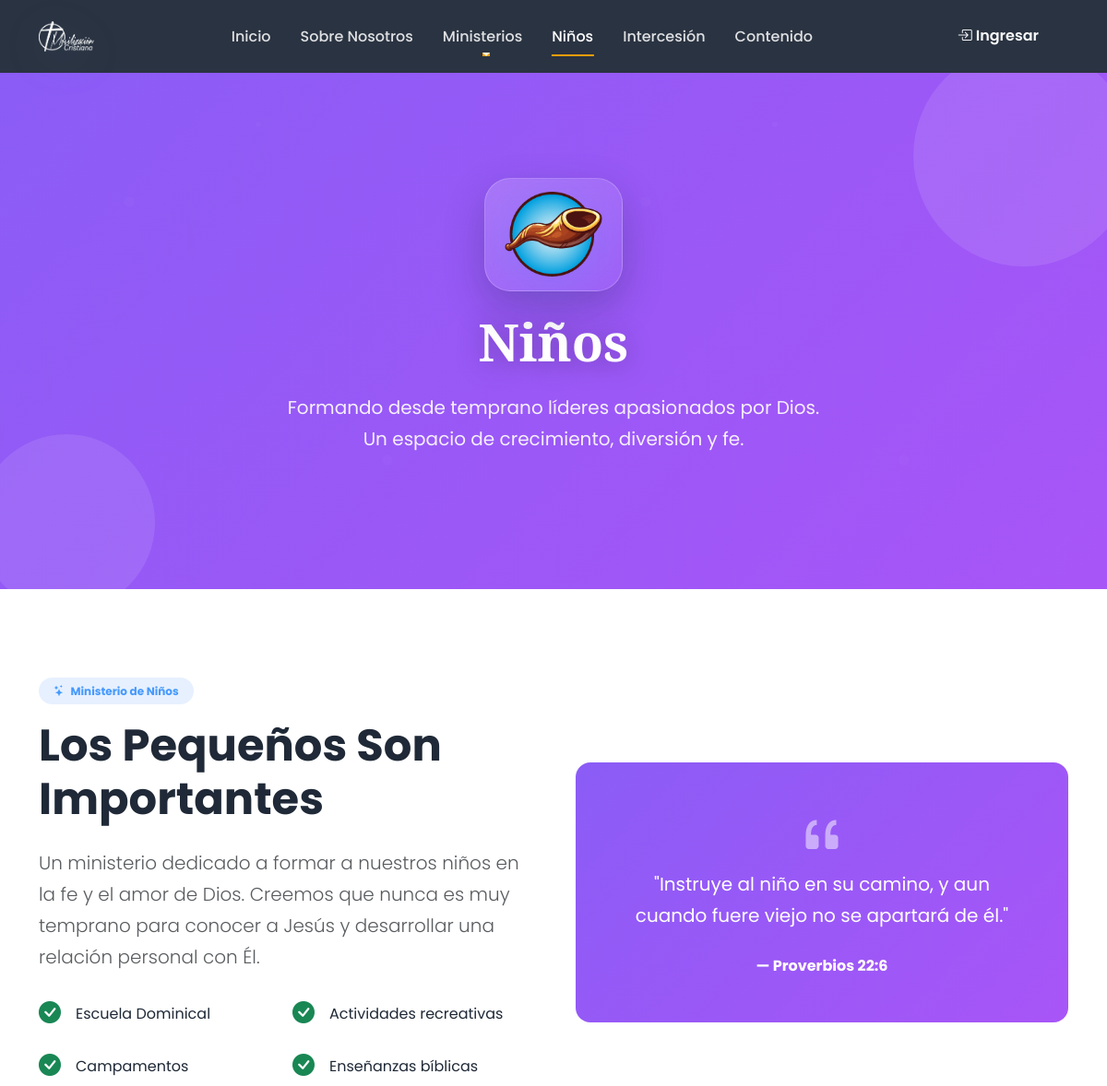
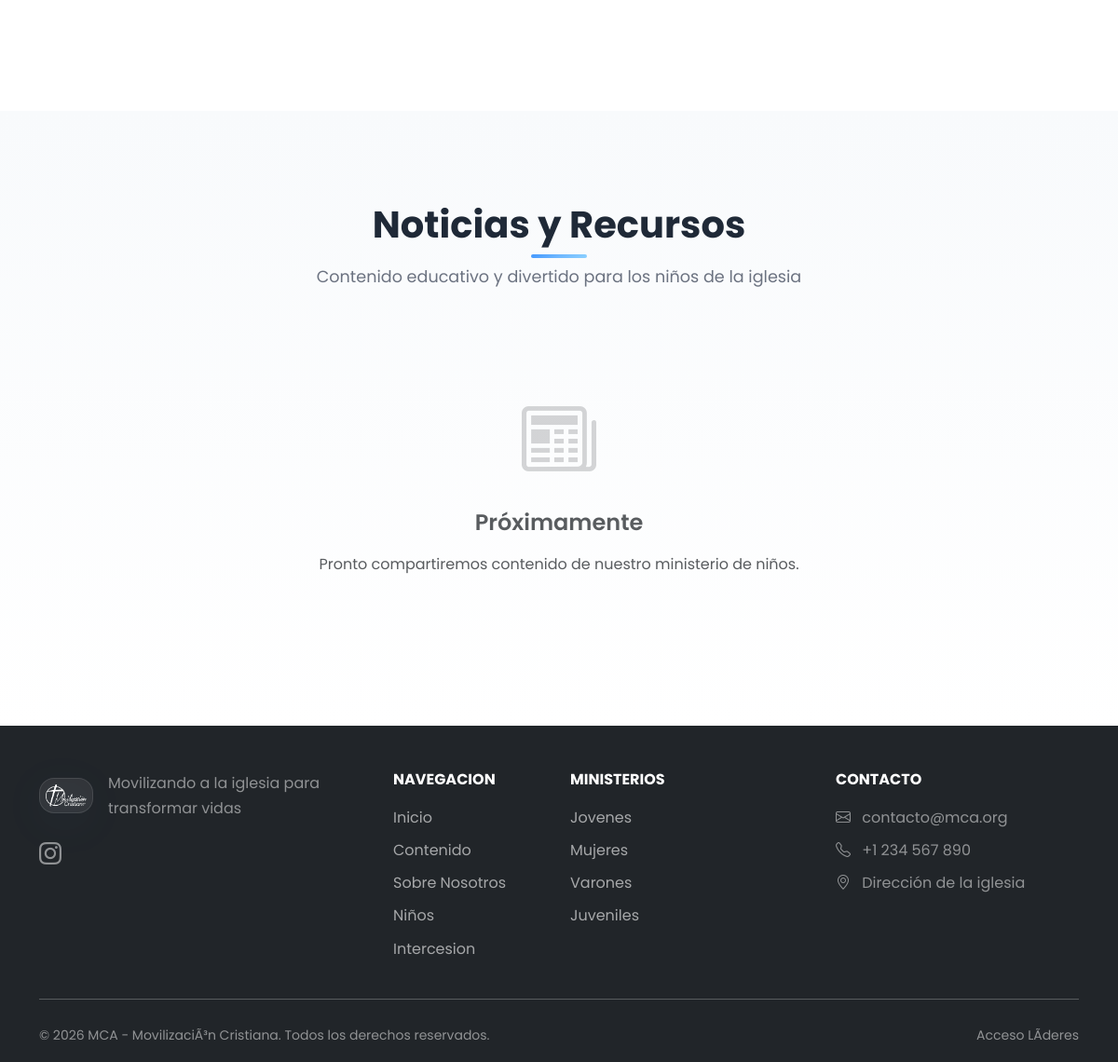
The page /MCA/niños.php on the database its author committed (2 pictures, top to bottom).
### tables this page shows
CREATE TABLE `seccion_config` (
  `id` int(11) NOT NULL,
  `seccion_key` varchar(50) NOT NULL,
  `header_image_url` varchar(255) DEFAULT NULL,
  `header_title` varchar(255) DEFAULT NULL,
  `header_subtitle` text DEFAULT NULL,
  `updated_at` timestamp NOT NULL DEFAULT current_timestamp() ON UPDATE current_timestamp()
);

### MCA/includes/functions.php (called while the page is built, shortened)
<?php
function sanitize($input) {
    return htmlspecialchars(trim($input), ENT_QUOTES, 'UTF-8');
}
function getSectionConfig($sectionKey, $refresh = false) {
    try {
        $pdo = getConnection();
        $stmt = $pdo->prepare("SELECT * FROM seccion_config WHERE seccion_key = ?");
        $stmt->execute([$sectionKey]);
        $config = $stmt->fetch(PDO::FETCH_ASSOC);
        if ($config) {
            return $config;
        }
    } catch (Exception $e) {
    }
    return [];
}

### MCA/niños.php (the view, shortened to what this page needs)
<?php
$seccion = 'niños';
require_once __DIR__ . '/includes/header.php';
$publicaciones = getPublications($seccion, 12);
$sectionConfig = getSectionConfig($seccion);
$heroStyle = 'min-height: 50vh; background: linear-gradient(135deg, #8b5cf6 0%, #a855f7 100%);';
$heroTitle = $sectionConfig['header_title'] ?? 'Niños';
$heroSubtitle = $sectionConfig['header_subtitle'] ?? 'Formando desde temprano líderes apasionados por Dios. Un espacio de crecimiento, diversión y fe.';
?>
<section class="hero-section text-white" style="<?= $heroStyle ?>">
    <div class="floating-shapes">
        <div class="shape"></div>
        <div class="shape"></div>
    </div>
    <div class="container">
        <div class="row align-items-center justify-content-center text-center" style="min-height: 50vh;">
            <div class="col-lg-8 hero-content" data-aos="fade-up">
                <div class="section-hero-logo">
                    <img src="<?= BASE_URL ?>/uploads/logos/ni%C3%B1os.png" alt="Logo Niños" class="site-logo section-logo-image">
                </div>
                <h1 class="hero-title display-heading"><?= sanitize($heroTitle) ?></h1>
                <p class="hero-subtitle mx-auto">
                    <?= sanitize($heroSubtitle) ?>
                </p>
            </div>
        </div>
    </div>
</section>
<section class="py-5">
    <div class="container py-5">
        <div class="row align-items-center g-5">
            <div class="col-lg-6" data-aos="fade-right">
                <span class="badge bg-primary bg-opacity-10 text-primary mb-3 px-3 py-2 rounded-pill">
                    <i class="bi bi-stars me-1"></i> Ministerio de Niños
                </span>
                <h2 class="display-5 fw-bold mb-4">Los Pequeños Son Importantes</h2>
                <p class="lead text-muted mb-4">
                    Un ministerio dedicado a formar a nuestros niños en la fe y el amor de Dios.
                    Creemos que nunca es muy temprano para conocer a Jesús y desarrollar una
                    relación personal con Él.
                </p>
                <div class="row g-3 mb-4">
                    <div class="col-6">
                        <div class="d-flex align-items-center">
                            <i class="bi bi-check-circle-fill text-success fs-4 me-3"></i>
                            <span>Escuela Dominical</span>
                        </div>
                    </div>
                    <div class="col-6">
                        <div class="d-flex align-items-center">
                            <i class="bi bi-check-circle-fill text-success fs-4 me-3"></i>
                            <span>Actividades recreativas</span>
                        </div>
                    </div>
                    <div class="col-6">
                        <div class="d-flex align-items-center">
                            <i class="bi bi-check-circle-fill text-success fs-4 me-3"></i>
                            <span>Campamentos</span>
                        </div>
                    </div>
                    <div class="col-6">
                        <div class="d-flex align-items-center">
                            <i class="bi bi-check-circle-fill text-success fs-4 me-3"></i>
                            <span>Enseñanzas bíblicas</span>
                        </div>
                    </div>
                </div>
            </div>
            <div class="col-lg-6" data-aos="fade-left">
                <div class="rounded-4 p-5 text-white text-center" style="background: linear-gradient(135deg, #8b5cf6, #a855f7);">
                    <i class="bi bi-quote display-4 mb-3 opacity-50"></i>
                    <p class="fs-5 mb-4">
                        "Instruye al niño en su camino, y aun cuando fuere viejo no se apartará de él."
                    </p>
                    <p class="fw-bold mb-0">— Proverbios 22:6</p>
                </div>
            </div>
        </div>
    </div>
</section>
<section class="py-5 bg-light-gradient">
    <div class="container py-5">
        <div class="section-header" data-aos="fade-up">
            <h2>Noticias y Recursos</h2>
            <p>Contenido educativo y divertido para los niños de la iglesia</p>
        </div>
        <?php if (!empty($publicaciones)): ?>
        <div class="row g-4">
            <?php foreach ($publicaciones as $post): ?>
            <div class="col-lg-4 col-md-6" data-aos="fade-up">
                <div class="card blog-card h-100">
                    <?php if ($post['imagen']): ?>
                    <img src="<?= BASE_URL . $post['imagen'] ?>" class="card-img-top" alt="<?= sanitize($post['titulo']) ?>">
                    <?php else: ?>
                    <div class="card-img-top d-flex align-items-center justify-content-center" style="height: 200px; background: linear-gradient(135deg, #8b5cf6, #a855f7);">
                        <i class="bi bi-stars text-white display-4"></i>
                    </div>
                    <?php endif; ?>
                    <div class="card-body">
                        <div class="card-meta">
                            <span><i class="bi bi-calendar3 me-1"></i><?= formatDate($post['created_at']) ?></span>
                        </div>
                        <h5 class="card-title"><?= sanitize($post['titulo']) ?></h5>
                        <p class="card-text"><?= sanitize(substr(strip_tags($post['contenido']), 0, 100)) ?>...</p>
                    </div>
                    <div class="card-footer bg-transparent border-0 pb-3">
                        <a href="<?= BASE_URL ?>/publicacion.php?id=<?= $post['id'] ?>" class="btn btn-outline-primary btn-sm">
                            Leer Más <i class="bi bi-arrow-right"></i>
                        </a>
                    </div>
                </div>
            </div>
            <?php endforeach; ?>
        </div>
        <?php else: ?>
        <div class="text-center py-5">
            <i class="bi bi-newspaper display-1 text-muted opacity-25"></i>
            <h4 class="mt-4 text-muted">Próximamente</h4>
            <p class="text-muted">Pronto compartiremos contenido de nuestro ministerio de niños.</p>
        </div>
        <?php endif; ?>
    </div>
</section>
<?php require_once __DIR__ . '/includes/footer.php'; ?>

### rows shown on the page
seccion_config: header_title "Niños", header_subtitle "Formando desde temprano líderes apasionados por Dios. Un espacio de crecimiento, diversión y fe."

### other values the page prints
getSetting('site_email', 'contacto@mca.org') "contacto@mca.org"
getSetting('site_phone', '+56 9 1234 5678') "+1 234 567 890"
getSetting('site_address', 'Santiago, Chile') "Dirección de la iglesia"
